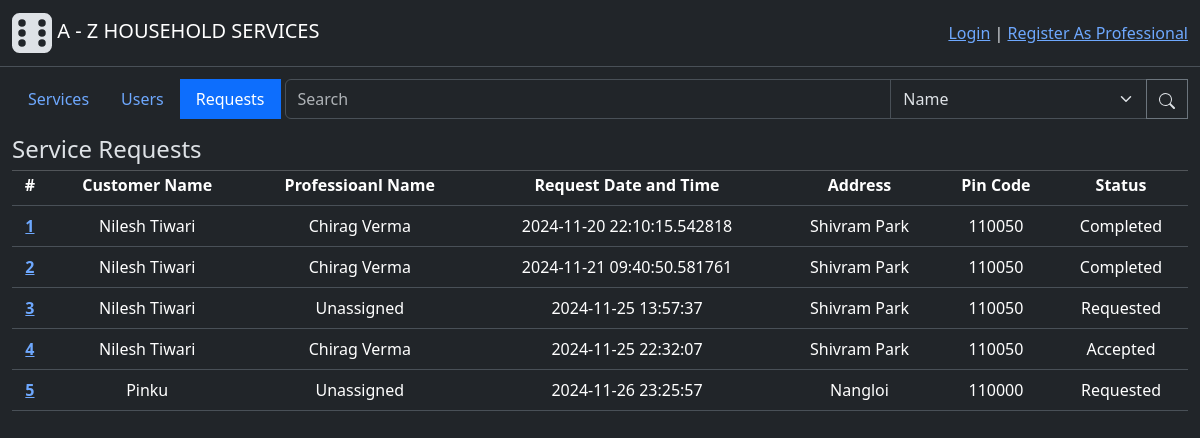
The page /admin/requests on the database as committed earlier.
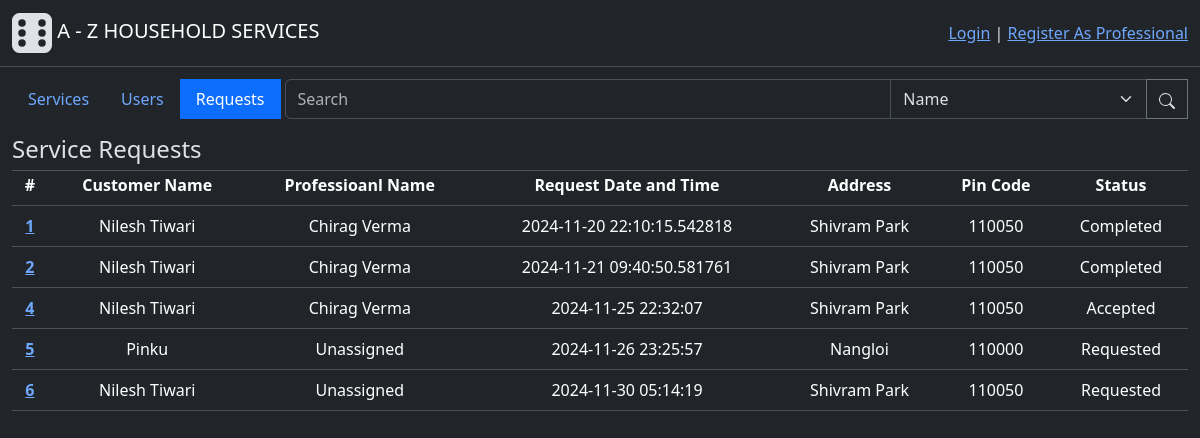
The same page on the database as committed later.
### backend/modals.py (models this page shows, shortened)
class ServiceRequest(db.Model):
    id = db.Column(db.Integer(), primary_key=True)
    service_id = db.Column(db.Integer(), db.ForeignKey("service.id"), nullable=False) # Foreign Key - Service table
    customer_id = db.Column(db.Integer(), db.ForeignKey("user.id"), nullable=False) #Foreign key - from User(Customer) table
    professional_id = db.Column(db.Integer(), db.ForeignKey("professional.id")) # Foreign Key - Professional table, One professional for one job
    start_date = db.Column(db.DateTime(), nullable=False, default=datetime.now().replace(microsecond=0)) # datetime.now():get current time
    end_date = db.Column(db.DateTime())
    status = db.Column(db.Integer(), nullable=False, default=0) # 0-requested, 1-accepted, 2-completed at users-end, 3-completed at professionals-end
    rating = db.Column(db.Integer()) # Mandatory to give ratings for closing the job
    remarks = db.Column(db.String(500))
    professional = db.relationship("Professional", backref="service_requests", lazy=True)
    def get_professional(self):
        professional = self.professional
        if professional:
            return professional.user.name
        else:
            return "Unassigned"
    def get_status(self):
        status = self.status
        if status == 0:
            return "Requested"
        elif status == 1:
            return "Accepted"
        else:
            return "Completed"

class User(db.Model, UserMixin):
    id = db.Column(db.Integer(), primary_key=True)
    email = db.Column(db.String(60), unique=True, nullable=False)
    password = db.Column(db.String(), nullable=False)
    role = db.Column(db.Integer(), nullable=False, default=1) # 0-Admin, 1-Customer, 2-Professional
    name = db.Column(db.String(30), nullable=False)
    address = db.Column(db.String(100), nullable=False)
    pincode = db.Column(db.Integer(), nullable=False)
    status = db.Column(db.Integer(), nullable=False, default=1) # 0-inactive, 1-active
    rating = db.Column(db.Integer(), default=0)
    service_requests = db.relationship("ServiceRequest", cascade="all, delete", backref="customer", lazy=True) # For accessing all the service requests created by a user(customer)
    professional_info = db.relationship("Professional", cascade="all, delete", backref="user", uselist=False) # one to one relation for accessing futher professional info

### backend/controllers.py (the view)
@app.route("/admin/requests", methods=["GET", "POST"])
def requests_tab_page():
    button_state = 2
    requests = ServiceRequest.query.all()
    return render_template("requests_tab.html", button_state=button_state, requests=requests)

### templates/requests_tab.html
{% extends "admin_dashboard.html" %}
{% block subcontent %}
<h4 style="margin-bottom: -10px;" class="h4 text-start mt-3">Service Requests</h4>
<hr style="margin-bottom:  -10px;" class="divider">
{% if requests %}
    <table class="table mt-1">
        <thead>
        <tr>
            <th scope="col">#</th>
            <th scope="col">Customer Name</th>
            <th scope="col">Professioanl Name</th>
            <th scope="col">Request Date and Time</th>
            <th scope="col">Address</th>
            <th scope="col">Pin Code</th>
            <th scope="col">Status</th>
        </tr>
        </thead>
        <tbody>
            {% for request in requests %}
                <tr>
                    <th scope="row">
                        <a href="{{ url_for('service_request_info', id=request.id)}}">
                            {{request.id}}
                        </a>
                    </th>
                    <td>{{request.customer.name}}</td>
                    <td>{{request.get_professional()}}</td>
                    <td>{{request.start_date}}</td>
                    <td>{{request.customer.address}}</td>
                    <td>{{request.customer.pincode}}</td>
                    <td>{{request.get_status()}}</td>
                </tr>
            {% endfor %}
        </tbody>
    </table>
{% else %}
    <div class="h5 mt-3">Currently there are no jobs.</div>
{% endif %}
{% endblock %}

### templates/admin_dashboard.html (shortened to what this page needs)
{% extends "base.html" %}
{% block content %}
    <div class="main">
        <div class="d-flex">
                <div>
                    <ul class="nav nav-pills" >
                        <li class="nav-item">
                            <form action="{{ url_for('admin_page', button_state=0) }}" method="POST">
                                <button style="border-radius: 0;" class="nav-link {{'active' if button_state==0}}" type="submit">Services</button>
                            </form>
                        </li>
                        <li class="nav-item">
                            <form action="{{ url_for('admin_page', button_state=1) }}" method="POST">
                                <button style="border-radius: 0;" class="nav-link {{'active' if button_state==1}}" type="submit">Users</button>
                            </form>
                        </li>
                        <li class="nav-item">
                            <form action="{{ url_for('admin_page', button_state=2) }}" method="POST">
                                <button style="border-radius: 0;" class="nav-link {{'active' if button_state==2}}" type="submit">Requests</button>
                            </form>
                        </li>
                    </ul>
                </div>
                <form class="flex-grow-1" action="{{url_for('admin_search', button_state=button_state)}}" method="POST">
                    <div class="input-group">
                        <input name="search_text" style="height: 40px; width: 400px;" type="text" class="form-control ms-1" placeholder="Search">
                        <select name="filter_option" class="form-select" aria-label="Default select example">
                            <option selected value="name">Name</option>
                        </select>
                        <button style="border-radius: 0;" class="btn btn-outline-secondary" type="submit" id="button-addon2">
                            <img  src="/static/image/icons/search.svg">
                        </button>
                    </div>
                </form>
        </div>
         {% block subcontent %}
         {% endblock %}
    </div>
    <div style="height: 1000px;"></div>
{% endblock %}

### templates/base.html (shortened to what this page needs)
<!doctype html>
<html lang="en" data-bs-theme="dark">
  <head>
    <link href="https://cdn.jsdelivr.net/npm/bootstrap@5.3.3/dist/css/bootstrap.min.css" rel="stylesheet">
    <link href="/static/styles/general.css" rel="stylesheet">
  </head>
  <body>
    <div class="header">
        <nav class="navbar bg-dark border-bottom border-body" data-bs-theme="dark"">
            <div class="container-fluid">
                <a class="navbar-brand" href="{{ url_for('home_page')}}">
                    <img src="/static/image/icons/logo.svg">
                    A - Z HOUSEHOLD SERVICES
                </a>
                {% if current_user.is_authenticated %}
                  <div>
                    <a class="active" href="{{ url_for('user_info') }}">Welcome, {{ current_user.capitalised_name() }}</a>
                    |
                    <a class="active" href="{{ url_for('logout') }}">Logout</a>
                  </div>
                {% else %}
                  <div>
                    <a class="active"  href="{{ url_for('login_page') }}">Login</a>
                    |
                    <a class="active"  href="{{ url_for('professional_signup_page') }}">Register As Professional</a>
                  </div>
                {% endif %}
            </div>
        </nav>
    </div>
    {% block content %}
    {% endblock %}
  </body>
</html>

### static/styles/general.css (style rules this page uses)
.main { margin: 1%; text-align: center; }

Rows that differ between the two databases and show on the page:
removed ServiceRequest: id "3", customer.name "Nilesh Tiwari", get_professional "Unassigned", start_date "2024-11-25 13:57:37", customer.address "Shivram Park", customer.pincode "110050", get_status "Requested"
added ServiceRequest: id "6", customer.name "Nilesh Tiwari", get_professional "Unassigned", start_date "2024-11-30 05:14:19", customer.address "Shivram Park", customer.pincode "110050", get_status "Requested"
